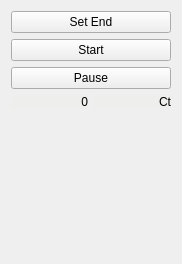
<?xml version="1.0" encoding="UTF-8"?>
<ui version="4.0">
 <class>PathRepeatUi</class>
 <widget class="QWidget" name="PathRepeatUi">
  <property name="geometry">
   <rect>
    <x>0</x>
    <y>0</y>
    <width>182</width>
    <height>264</height>
   </rect>
  </property>
  <property name="windowTitle">
   <string>PathRepeat</string>
  </property>
  <layout class="QVBoxLayout" name="verticalLayout">
   <item>
    <widget class="QPushButton" name="pushButtonSetEndMarker">
     <property name="text">
      <string>Set End</string>
     </property>
    </widget>
   </item>
   <item>
    <widget class="QPushButton" name="pushButtonStartPathRepeat">
     <property name="text">
      <string>Start</string>
     </property>
    </widget>
   </item>
   <item>
    <widget class="QPushButton" name="pushButtonPauseStart">
     <property name="text">
      <string>Pause</string>
     </property>
     <property name="checkable">
      <bool>true</bool>
     </property>
    </widget>
   </item>
   <item>
    <layout class="QHBoxLayout" name="horizontalLayout">
     <item>
      <widget class="QLabel" name="label">
       <property name="styleSheet">
        <string notr="true">background-color: rgb(238, 238, 236);</string>
       </property>
       <property name="text">
        <string>0</string>
       </property>
       <property name="alignment">
        <set>Qt::AlignRight|Qt::AlignTrailing|Qt::AlignVCenter</set>
       </property>
      </widget>
     </item>
     <item>
      <widget class="QLabel" name="label_2">
       <property name="styleSheet">
        <string notr="true">background-color: rgb(238, 238, 236);</string>
       </property>
       <property name="text">
        <string>Ct</string>
       </property>
       <property name="alignment">
        <set>Qt::AlignRight|Qt::AlignTrailing|Qt::AlignVCenter</set>
       </property>
      </widget>
     </item>
    </layout>
   </item>
   <item>
    <spacer name="verticalSpacer">
     <property name="orientation">
      <enum>Qt::Vertical</enum>
     </property>
     <property name="sizeHint" stdset="0">
      <size>
       <width>20</width>
       <height>40</height>
      </size>
     </property>
    </spacer>
   </item>
  </layout>
 </widget>
 <resources/>
 <connections/>
</ui>
